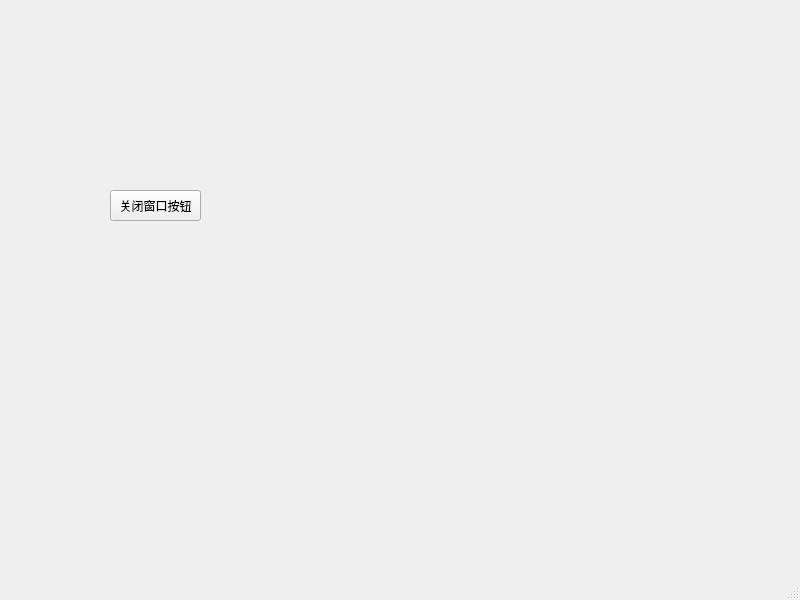
<?xml version="1.0" encoding="UTF-8"?>
<ui version="4.0">
 <class>qmultiDocInterface</class>
 <widget class="QMainWindow" name="qmultiDocInterface">
  <property name="geometry">
   <rect>
    <x>0</x>
    <y>0</y>
    <width>800</width>
    <height>600</height>
   </rect>
  </property>
  <property name="windowTitle">
   <string>qmultiDocInterface</string>
  </property>
  <widget class="QWidget" name="centralwidget">
   <widget class="QPushButton" name="closeButton">
    <property name="geometry">
     <rect>
      <x>110</x>
      <y>190</y>
      <width>91</width>
      <height>31</height>
     </rect>
    </property>
    <property name="text">
     <string>关闭窗口按钮</string>
    </property>
   </widget>
  </widget>
  <widget class="QMenuBar" name="menubar">
   <property name="geometry">
    <rect>
     <x>0</x>
     <y>0</y>
     <width>800</width>
     <height>23</height>
    </rect>
   </property>
  </widget>
  <widget class="QStatusBar" name="statusbar"/>
 </widget>
 <resources/>
 <connections/>
</ui>
